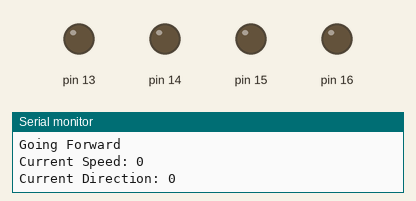
Bench run of a sketch on a simulated Arduino Uno, built with avr-gcc and run on an emulated ATmega328P. Parts: output pins drawn as LEDs (lit = HIGH), the last lines printed to the serial monitor.

Above: at 0.1 s.
At 3.1 s:
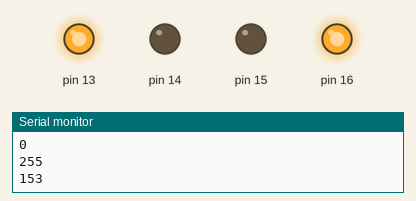
At 13.2 s:
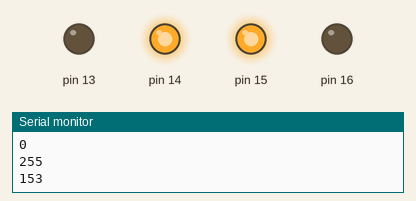
At 23.3 s:
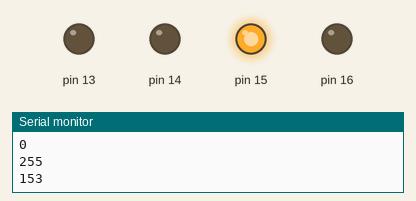
At 33.3 s:
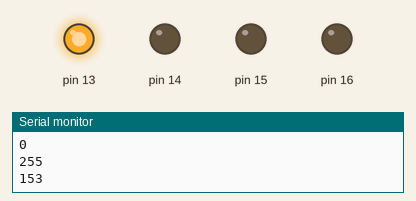
Timing chart, 0 to 39.3 s (numbered marks = the images above):
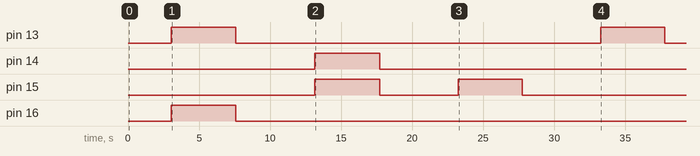

The sketch:

motor_code.ino
```cpp
#include "PropulsionSystem.h"
#include "MotorDriver.h"
/*
PropulsionSystem* propulsionSystem = NULL;

void setupPropulsionSystem(){
  Serial.println("Setting up Propulsion System");
  if(settings.steeringType == "Rudder"){
    Serial.println("Setting up Rudder Propulsion");
    propulsionSystem = new RudderPropulsion(settings.motor1_pinE,settings.motor1_pinA,settings.motor1_pinB,settings.motor2_pinA);
  }
  else{
    if(settings.motor1_driver == "ESC"){
      Serial.println("Setting up ESC Propulsion");
      propulsionSystem = new EscPropulsion(settings.motor1_pinA,settings.motor1_pinB);
    }
    else{
      Serial.println("Setting up regular Propulsion System");
      propulsionSystem = new PropulsionSystem(settings.motor1_pinE,,settings.motor1_pinA,settings.motor1_pinB,settings.motor2_pinA,settings.motor2_pinB);
    }
  }


  propulsionSystem->initPins();
}*/

//MotorDriver* motorDriver = NULL;

void setup(){
  Serial.begin(115200);
  Serial.println("Starting Setup");

  testDifferentialPropulsionSystem();
  testMotor();
}

void testDifferentialPropulsionSystem(){
  PropulsionSystem* differentialDrive = new DifferentialDrive(15,13,14,16);//

  Serial.println("Testing Propulsion System");
  differentialDrive->setReversed(false,false);

  Serial.println("Going Forward");
  for(int i = 0; i < 100; i+=10){
    differentialDrive->setSpeed(i);
    delay(500);
  }
  Serial.println("Slowing Down");
  for(int i = 100; i > 0; i-=10){
    differentialDrive->setSpeed(i);
    delay(500);
  }
  Serial.println("Reversing");
  for(int i = 0; i > -100; i-=10){
    differentialDrive->setSpeed(i);
    delay(500);
  }
  Serial.println("Slowing Down");
  for(int i = -100; i < 0; i+=10){
    differentialDrive->setSpeed(i);
    delay(500);
  }
}

void testMotor(){
  MotorDriver* motorDriver = new HBridgeDriver(15,13);
  Serial.println("Ready");
  motorDriver->setReversed(true);

  Serial.println("Going Forward");
  for(int i = 0; i < 100; i+=10){
    motorDriver->setSpeed(i);
    delay(500);
  }
  Serial.println("Slowing Down");
  for(int i = 100; i > 0; i-=10){
    motorDriver->setSpeed(i);
    delay(500);
  }
  Serial.println("Reversing");
  for(int i = 0; i > -100; i-=10){
    motorDriver->setSpeed(i);
    delay(500);
  }
  Serial.println("Slowing Down");
  for(int i = -100; i < 0; i+=10){
    motorDriver->setSpeed(i);
    delay(500);
  }
}

void loop(){

}
```

PropulsionSystem.h
```cpp
#ifndef PROPULSIONSYSTEM_H
#define PROPULSIONSYSTEM_H

#include <Arduino.h>
#include "MotorDriver.h"

#define DEBUG_PROPULSION

class PropulsionSystem
{
public:
  virtual void init();
  virtual void stop();
  virtual void setReversed(bool reversed1, bool reversed2);
  virtual void setSpeed(int newSpeed);
  virtual void setDirection(int newDirection);

  virtual void moveLeft(int speedPercentage);
  virtual void moveRight(int speedPercentage);

protected:
  MotorDriver *motor1 = nullptr;
  MotorDriver *motor2 = nullptr;
  int currentSpeed = 0;
  int currentDirection = 0;
};

class DifferentialDrive : public PropulsionSystem
{
public:
  DifferentialDrive(int _in1_A, int _in2_A): PropulsionSystem()
  {
    motor1 = new EscDriver(_in1_A);
    motor2 = new EscDriver(_in2_A);
  }

  DifferentialDrive(int _in1_A, int _in1_B, int _in2_A, int _in2_B, int _en = -1): PropulsionSystem()
  {
    motor1 = new HBridgeDriver(_in1_A, _in1_B, _en);
    motor2 = new HBridgeDriver(_in2_A, _in2_B);
  }

  void init()
  {
    motor1->init();
    motor2->init();
  }

  void stop(){
    motor1->stop();
    motor2->stop();
  }

  void setSpeed(int newSpeed){
    currentSpeed = newSpeed;
    translateToMotors(currentSpeed,currentDirection);
  }

  void setDirection(int newDirection){
    currentDirection = newDirection;
    translateToMotors(currentSpeed,currentDirection);
  }

  void setReversed(bool reversed1, bool reversed2)
  {
    motor1->setReversed(reversed1);
    motor2->setReversed(reversed2);
  }

 void translateToMotors(int speedPercentage, int direction){

    #ifdef DEBUG_PROPULSION
      Serial.print("Current Speed: ");Serial.println(currentSpeed);
      Serial.print("Current Direction: ");Serial.println(currentDirection);
    #endif

    int leftSpeed = 0;
    int rightSpeed = 0;

    if(speedPercentage == 0){
      stop();
    }
    else{
      if(direction == 0){
        leftSpeed = speedPercentage;
        rightSpeed = speedPercentage;
      }
      if(direction < 0){ //Turning Right
        leftSpeed = ((100+direction)*speedPercentage)/100;
        rightSpeed = speedPercentage;
      }
      else if(direction > 0){
        leftSpeed = speedPercentage;
        rightSpeed = ((100-direction)*speedPercentage)/100;
      }
      #ifdef DEBUG_PROPULSION
      Serial.print("Left Speed: ");Serial.println(leftSpeed);
      Serial.print("Right Speed: ");Serial.println(rightSpeed);
      #endif

      moveLeft(leftSpeed);
      moveRight(rightSpeed);
    }

  }

  void moveLeft(int speedPercentage){
    motor1->setSpeed(speedPercentage);
  }

  void moveRight(int speedPercentage){
    motor2->setSpeed(speedPercentage);
  }
};

#endif
```

MotorDriver.h
```cpp
#ifndef MOTOR_DRIVER_H
#define MOTOR_DRIVER_H

class MotorDriver
{
protected:
  int en;
  int inA;
  int inB;

  bool changeDirection = false;

  int minOut = 0;
  int maxOut = 100;

public:
  MotorDriver(int _inA, int _inB = -1, int _en = -1)
  {
    inA = _inA;
    inB = _inB;
    en = _en;
  }

  void setReversed(bool reversed)
  {
    changeDirection = reversed;
  }

  void init()
  {
    if (en != -1)
    {
      pinMode(en, OUTPUT);
    }
    pinMode(inA, OUTPUT);
    if (inB != -1)
    {
      pinMode(inB, OUTPUT);
    }
  }

  virtual void setSpeed(int newSpeed);
  virtual void stop();
  void update(){}
};

class HBridgeDriver : public MotorDriver
{
public:
  HBridgeDriver(int _inA, int _inB, int _en = -1) : MotorDriver(_inA, _inB, _en) {}

  void stop()
  {
    if (en != -1)
    {
      digitalWrite(en, LOW);
    }
    digitalWrite(inA, LOW);
    digitalWrite(inB, LOW);
  }

  void setSpeed(int speedPercentage)
  {
    if (changeDirection)
    {
      speedPercentage = -speedPercentage;
    }

    int minPwm = (minOut * 255) / 100;
    int maxPwm = (maxOut * 255) / 100;
    uint8_t pwm = 0;

    if (en != -1)
    {
      digitalWrite(en, HIGH);
    }

    if (speedPercentage == 0)
    {
      pwm = 0;
      digitalWrite(inA, LOW);
      analogWrite(inB, LOW);
    }
    else if (speedPercentage > 0)
    {
      pwm = ((maxPwm - minPwm) * speedPercentage) / 100;
      digitalWrite(inA, LOW);
      analogWrite(inB, pwm);
    }
    else if (speedPercentage < 0)
    {
      pwm = ((maxPwm - minPwm) * (-speedPercentage)) / 100;
      analogWrite(inA, pwm);
      digitalWrite(inB, LOW);
    }

    Serial.println("Moving motor");
    Serial.println(speedPercentage);
    Serial.println(minPwm);
    Serial.println(maxPwm);
    Serial.println(pwm);
  }
};

#include "Servo.h"

class EscDriver : public MotorDriver
{
private:
  Servo esc;

public:
  EscDriver(int _inA) : MotorDriver(_inA), esc() {}

  void init()
  {
    esc.attach(inA);
    stop();
  }

  void stop()
  {
    esc.writeMicroseconds(1500);
  }

  void setSpeed(int speedPercentage)
  {
    if (changeDirection)
    {
      speedPercentage = -speedPercentage;
    }

    int pwm = 1500;
    if (speedPercentage == 0)
    {
      pwm = 1500;
    }
    else if (speedPercentage > 0)
    {
      pwm = 1500 + (speedPercentage * 500) / 100;
    }
    else if (speedPercentage < 0)
    {
      pwm = 1500 + (speedPercentage * 500) / 100;
    }
    esc.writeMicroseconds(pwm);
  }
};
#endif
```
